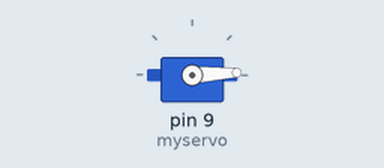
Bench run of a sketch on a simulated Arduino Uno, built with avr-gcc and run on an emulated ATmega328P. Shown: servo.

Above: at 0.05 s.
At 1.3 s:
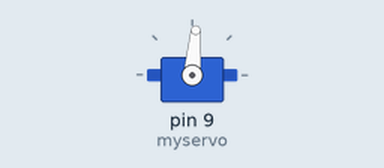
At 2.6 s:
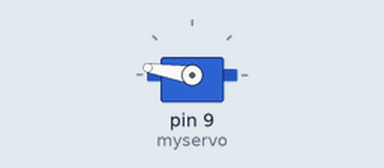
At 5.2 s:
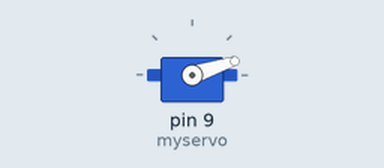
Timing chart, 0 to 7.1 s (numbered marks = the images above):
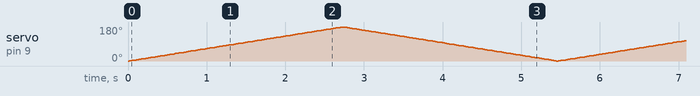

The sketch:

Servo.ino
```cpp
#include <Servo.h> // Include Servo Library

Servo myservo;  // create servo object to control a servo
// twelve servo objects can be created on most boards

int pos = 0;    // variable to store the servo position

void setup() {
  myservo.attach(9);  // attaches the servo on pin 9 to the servo object
}

void loop() {
  for (pos = 0; pos <= 180; pos += 1) { // goes from 0 degrees to 180 degrees
    // in steps of 1 degree
    myservo.write(pos);              // tell servo to go to position in variable 'pos'
    delay(15);                       // waits 15 ms for the servo to reach the position
  }
  for (pos = 180; pos >= 0; pos -= 1) { // goes from 180 degrees to 0 degrees
    myservo.write(pos);              // tell servo to go to position in variable 'pos'
    delay(15);                       // waits 15 ms for the servo to reach the position
  }
}
```
